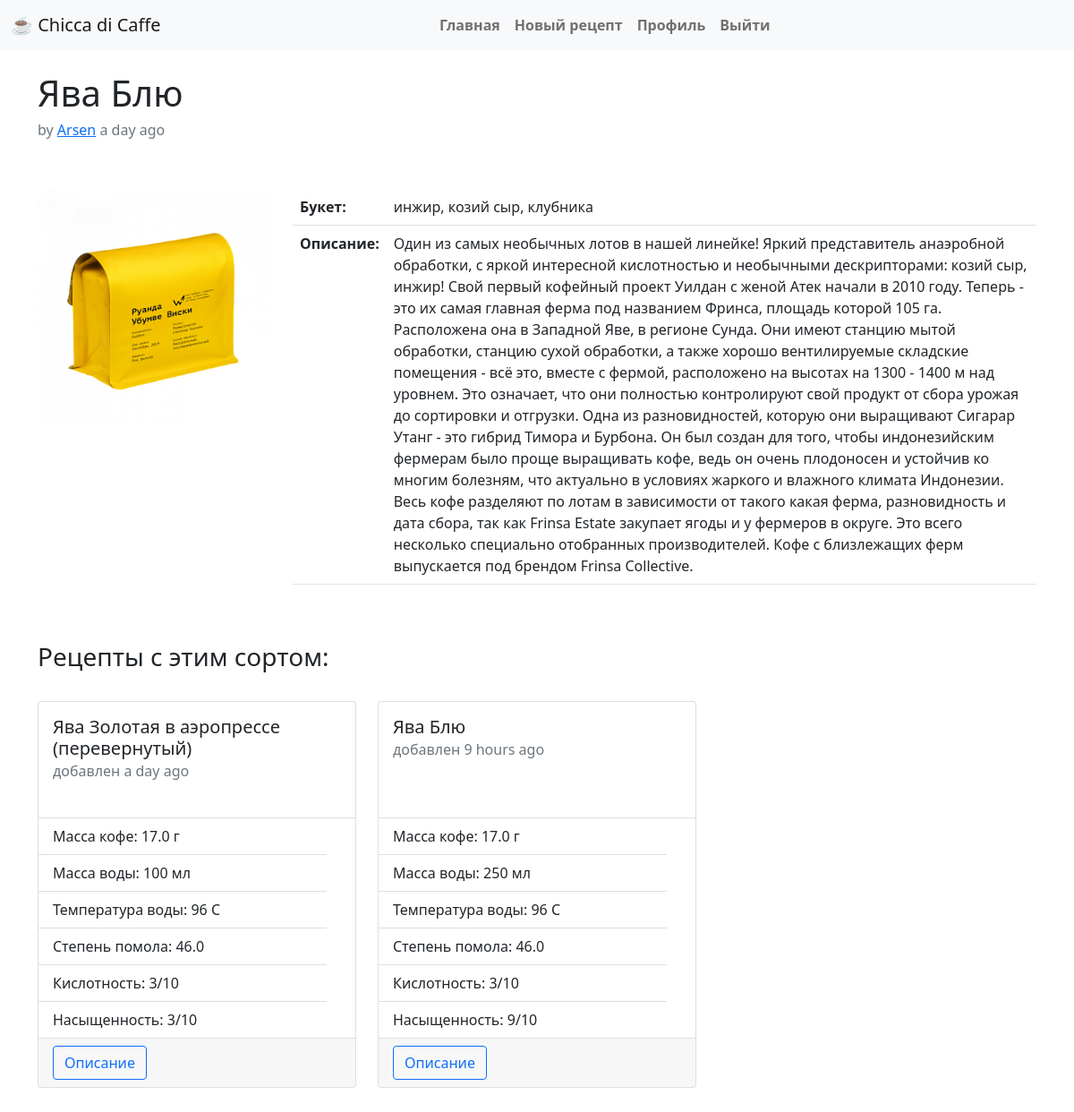
The app's page /sort/5 (signed in) with its own data.
### app/models.py (models this page shows, shortened)
class Sort(db.Model):  # SearchableMixin, db.Model):
    __searchable__ = ['title', 'bouquet']
    id = db.Column(db.Integer, primary_key=True)
    title = db.Column(db.String(60), index=True, unique=True)
    bouquet = db.Column(db.String(120))
    description = db.Column(db.Text())
    timestamp = db.Column(db.DateTime, index=True, default=datetime.utcnow())
    user_id = db.Column(db.Integer, db.ForeignKey('user.id'))

class User(UserMixin, db.Model):
    id = db.Column(db.Integer, primary_key=True)
    username = db.Column(db.String(32), index=True, unique=True)
    email = db.Column(db.String(120), index=True, unique=True)
    password_hash = db.Column(db.String(128))
    recipes = db.relationship('Recipe', backref='author', lazy='dynamic')

class Recipe(db.Model):
    title = db.Column(db.String(200), index=True, unique=True)
    id = db.Column(db.Integer, primary_key=True)
    timestamp = db.Column(db.DateTime, index=True, default=datetime.utcnow)
    user_id = db.Column(db.Integer, db.ForeignKey('user.id'))
    sort_id = db.Column(db.Integer, db.ForeignKey('sort.id'))
    coffee_mass = db.Column(db.Float)
    water_mass = db.Column(db.Integer)
    water_temp = db.Column(db.Integer)
    grinding = db.Column(db.Float)
    acidity = db.Column(db.Integer)
    tds = db.Column(db.Integer)
    body = db.Column(db.Text())

### app/routes.py (the view)
@app.route('/sort/<sort_id>')
def sort(sort_id):
    s = Sort.query.filter_by(id=sort_id).first_or_404()
    u = User.query.filter_by(id=s.user_id).first()
    r = Recipe.query.filter_by(sort_id=sort_id).all()
    return render_template('sort.html', sort=s, user=u, recipes=r, ADMIN_EMAILS=Config.ADMINS)

### app/models.py (called while the page is built)
@login.user_loader
def load_user(user_id):
    return User.query.get(int(user_id))

### app/templates/sort.html (shortened to what this page needs)
{% extends "base.html" %}
{% block app_content %}
    <h1>
        {{sort.title}}
    </h1>
    <h6 class="text-muted">by <a href="{{ url_for('user', user_id=user.id) }}">{{user.username}}</a> {{ moment(sort.timestamp).fromNow() }}</h6>
    <br><br>
    <div class="row">
        <div class="col-sm-3">
            <img src="{{ url_for( 'static', filename='img/empty.png', v=1)}}" class="img-fluid" alt="coffee">
        </div>
        <div class="col-sm-9">
            <table class="table">
                <tbody>
                    <tr>
                        <th>Букет:</th>
                        <td>{{ sort.bouquet }}</td>
                    </tr>
                    <tr>
                        <th>Описание:</th>
                        <td>{{ sort.description }}</td>
                    </tr>
                </tbody>
            </table>
        </div>
    </div>
    <br><br>
    {% if recipes %}
    <h3>Рецепты с этим сортом:</h3>
    <br>
    <div class="row">
        {% for recipe in recipes %}
            {% include 'recipe_card.html' %}
        {% endfor %}
    </div>
    {% endif %}
{% endblock %}

### app/templates/recipe_card.html
<div class="col-sm-4">
<div class="card" style="min-height: 27rem; margin-bottom: 1rem;">
    <div class="card-body">
        <h5 class="card-title">{{ recipe.title }}</h5>
        <h6 class="card-subtitle mb-2 text-muted">добавлен {{ moment(recipe.timestamp).fromNow() }}</h6>
    </div>
    <ul class="list-group list-group-flush">
        <li class="list-group-item">Масса кофе: {{ recipe.coffee_mass }} г</li>
        <li class="list-group-item">Масса воды: {{ recipe.water_mass }} мл</li>
        <li class="list-group-item">Температура воды: {{ recipe.water_temp }} C</li>
        <li class="list-group-item">Степень помола: {{ recipe.grinding }}</li>
        <li class="list-group-item">Кислотность: {{ recipe.acidity }}/10</li>
        <li class="list-group-item">Насыщенность: {{ recipe.tds }}/10</li>
    </ul>
    <div class="card-footer">
        <a href="{{ url_for('recipe', recipe_id=recipe.id) }}" class="btn btn-outline-primary">Описание</a>
    </div>
</div>
</div>

### records on screen
Sort: title "Ява Блю", timestamp "a day ago", bouquet "инжир, козий сыр, клубника", description "Один из самых необычных лотов в нашей линейке! Яркий представитель анаэробной обработки, с яркой интересной кислотностью и необычными дескрипторами: козий сыр, инжир! Свой первый кофейный проект Уилдан с женой Атек начали в 2010 году. Теперь - это их самая главная ферма под названием Фринса, площадь которой 105 га. Расположена она в Западной Яве, в регионе Сунда. Они имеют станцию мытой обработки, станцию сухой обработки, а также хорошо вентилируемые складские помещения - всё это, вместе с фермой, расположено на высотах на 1300 - 1400 м над уровнем. Это означает, что они полностью контролируют свой продукт от сбора урожая до сортировки и отгрузки. Одна из разновидностей, которую они…"
User: username "Arsen"
Recipe: title "Ява Золотая в аэропрессе (перевернутый)", timestamp "a day ago", coffee_mass "17.0", water_mass "100", water_temp "96", grinding "46.0", acidity "3", tds "3"
Recipe: title "Ява Блю", timestamp "9 hours ago", coffee_mass "17.0", water_mass "250", water_temp "96", grinding "46.0", acidity "3", tds "9"
